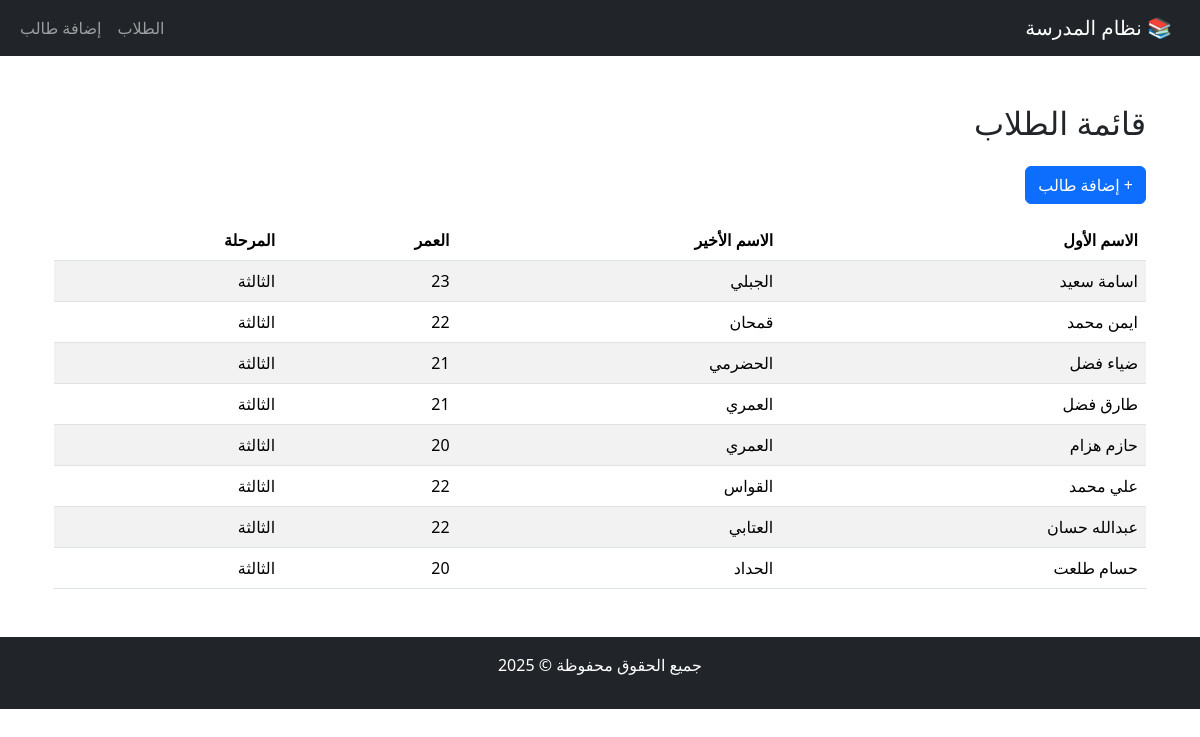
The page /student/ on the database its author committed.
### student/models.py (models this page shows, shortened)
class Student(models.Model):
    first_name = models.CharField(max_length=100, verbose_name="الاسم الأول")
    last_name = models.CharField(max_length=100, verbose_name="الاسم الأخير")
    age = models.IntegerField(verbose_name="العمر")
    stage = models.CharField(
        max_length=20,
        choices=[("first", "الأولى"), ("second", "الثانية"), ("third", "الثالثة")],
        verbose_name="المرحلة"
    )

### student/views.py (the view)
# urls.py: path('', views.student_list, name="student_list"),
def student_list(request):
    students = Student.objects.all()
    return render(request, "list.html", {"students": students})

### student/templates/list.html
{% extends "base.html" %}
{% block content %}
<div class="container mt-5">
    <h2 class="mb-4">قائمة الطلاب</h2>
    <a href="{% url 'add_student' %}" class="btn btn-primary mb-3">+ إضافة طالب</a>
    <table class="table table-striped">
        <thead>
            <tr>
                <th>الاسم الأول</th>
                <th>الاسم الأخير</th>
                <th>العمر</th>
                <th>المرحلة</th>
            </tr>
        </thead>
        <tbody>
            {% for student in students %}
            <tr>
                <td>{{ student.first_name }}</td>
                <td>{{ student.last_name }}</td>
                <td>{{ student.age }}</td>
                <td>{{ student.get_stage_display }}</td>
            </tr>
            {% empty %}
            <tr>
                <td colspan="4" class="text-center">لا يوجد طلاب مسجلين</td>
            </tr>
            {% endfor %}
        </tbody>
    </table>
</div>
{% endblock %}

### templates/base.html (shortened to what this page needs)
<!DOCTYPE html>
<html lang="ar" dir="rtl">
<head>
    <link href="https://cdn.jsdelivr.net/npm/bootstrap@5.3.2/dist/css/bootstrap.min.css" rel="stylesheet">
</head>
<body>
<nav class="navbar navbar-expand-lg navbar-dark bg-dark">
  <div class="container-fluid">
    <a class="navbar-brand" href="/">📚 نظام المدرسة</a>
    <div class="collapse navbar-collapse">
      <ul class="navbar-nav me-auto">
        <li class="nav-item"><a class="nav-link" href="{% url 'student_list' %}">الطلاب</a></li>
        <li class="nav-item"><a class="nav-link" href="{% url 'add_student' %}">إضافة طالب</a></li>
      </ul>
    </div>
  </div>
</nav>
<div class="container mt-4">
    {% block content %}{% endblock %}
</div>
<footer class="bg-dark text-white text-center p-3 mt-5">
    <p>جميع الحقوق محفوظة © 2025</p>
</footer>
</body>
</html>

### rows shown on the page
Student: first_name "اسامة سعيد", last_name "الجبلي", age "23", stage "الثالثة"
Student: first_name "ايمن محمد", last_name "قمحان", age "22", stage "الثالثة"
Student: first_name "ضياء فضل", last_name "الحضرمي", age "21", stage "الثالثة"
Student: first_name "طارق فضل", last_name "العمري", age "21", stage "الثالثة"
Student: first_name "حازم هزام", last_name "العمري", age "20", stage "الثالثة"
Student: first_name "علي محمد", last_name "القواس", age "22", stage "الثالثة"
Student: first_name "عبدالله حسان", last_name "العتابي", age "22", stage "الثالثة"
Student: first_name "حسام طلعت", last_name "الحداد", age "20", stage "الثالثة"
